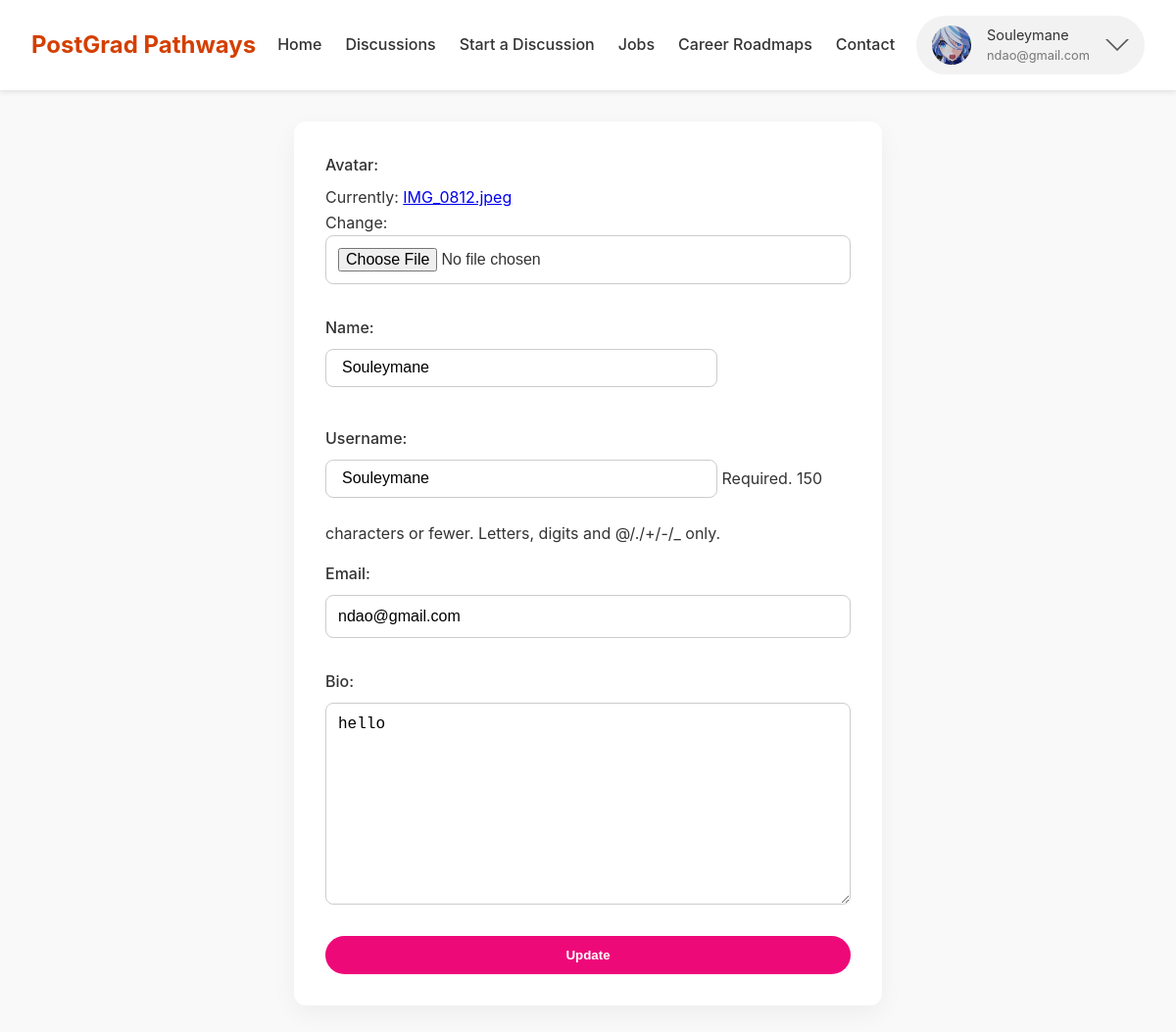
The page /update-user/ (signed in) on the database its author committed.
### base/models.py (models this page shows)
class User(AbstractUser):
    name = models.CharField(max_length=200, null=True)
    email = models.EmailField(unique=True, null=True)
    bio = models.TextField(null=True)
    avatar = models.ImageField(null=True, default="avatar.svg")
    USERNAME_FIELD = 'email'
    REQUIRED_FIELDS = []
    objects = CustomUserManager()  # 👈 Add this line

### base/views.py (the view)
# urls.py: path('update-user/', views.updateUser, name="update-user"),
@login_required(login_url='login')
def updateUser(request):
    user = request.user
    form = UserForm(instance=user)
    if request.method == 'POST':
        form = UserForm(request.POST, request.FILES, instance=user)
        if form.is_valid():
            form.save()
            return redirect('user-profile', pk=user.id)
    return render(request, 'base/update-user.html', {'form': form})

### base/forms.py
class UserForm(ModelForm):
    class Meta:
        model = User
        fields = ['avatar', 'name', 'username', 'email', 'bio']

### base/templates/base/update-user.html (shortened to what this page needs)
{% extends 'base/main.html' %}
{% block content %}
<div class="layout__box update-user">
  <form method="POST" enctype="multipart/form-data">
    {{ form.as_p }}
    <button type="submit" class="btn btn--main">Update</button>
  </form>
</div>
{% endblock %}

### base/templates/base/navbar.html (shortened to what this page needs)
{% load static %}
<header id="navbar">
  <div class="logo">PostGrad Pathways</div>
  <nav>
    <ul>
      <li><a href="{% url 'home' %}">Home</a></li>
      <li><a href="{% url 'rooms' %}">Discussions</a></li>
      <li><a href="{% url 'create-room' %}">Start a Discussion</a></li>
      <li><a href="{% url 'jobs' %}">Jobs</a></li>
      <li><a href="{% url 'career-roadmap-list' %}">Career Roadmaps</a></li>
      <li><a href="#footer">Contact</a></li>
    </ul>
  </nav>
  <div class="header__userContainer">
    {% if request.user.is_authenticated %}
      <div class="header__user" onclick="toggleDropdown()">
        <div class="avatar avatar--medium active">
          <img src="{{ request.user.avatar.url }}" />
        </div>
        <div class="header__userinfo">
          <p>{{ request.user.name|default:request.user.username }}</p>
          <p class="header__email">{{ request.user.email }}</p>
        </div>
        <button class="dropdown-button" type="button">
          <svg xmlns="http://www.w3.org/2000/svg" width="24" height="24" viewBox="0 0 32 32">
            <path d="M16 21l-13-13h-3l16 16 16-16h-3l-13 13z"></path>
          </svg>
        </button>
      </div>
    {% else %}
      <a href="{% url 'login' %}" class="login-button">
        <p>Login</p>
      </a>
    {% endif %}
  </div>
</header>

### static/styles/style.css (style rules this page uses)
* { margin: 0; padding: 0; box-sizing: border-box; }
body { font-family: 'Inter', sans-serif; line-height: 1.6; background: #f9f9f9; color: #333; }
header { position: sticky; top: 0; background: white; display: flex; justify-content: space-between; align-items: center; padding: 1rem 2rem; box-shadow: 0 2px 5px rgba(0,0,0,0.1); z-index: 1000; }
.header__user { display: flex; align-items: center; gap: 1rem; cursor: pointer; position: relative; padding: 0.5rem 1rem; border-radius: 30px; background-color: #f2f2f2; transition: background 0.3s ease; }
.header__userinfo p { margin: 0; font-size: 0.9rem; }
.header__userinfo .header__email { font-size: 0.8rem; color: #777; }
.dropdown-button { background: none; border: none; padding: 0; margin-left: auto; display: flex; align-items: center; cursor: pointer; }
.dropdown-button svg { fill: #555; transition: transform 0.3s; }
.logo { font-weight: bold; font-size: 1.5rem; color: #d43f00; }
nav ul { list-style: none; display: flex; gap: 1.5rem; }
nav a { text-decoration: none; color: #333; font-weight: 500; }
.layout__box { background: white; padding: 2rem; border-radius: 12px; box-shadow: 0 4px 10px rgba(0,0,0,0.05); margin-top: 2rem; }
.layout__box form input[type="text"] { border: 1px solid #ccc; padding: 0.6rem 1rem; border-radius: 8px; width: 100%; max-width: 400px; margin-bottom: 1.5rem; }
.btn--main { background: #ee0979; color: white; padding: 0.75rem; border: none; width: 100%; border-radius: 8px; font-weight: bold; cursor: pointer; transition: background 0.3s ease; }
.btn.btn--main { align-self: center; padding: 0.75rem 2rem; border-radius: 25px; background-color: #ee0979; color: white; font-weight: bold; border: none; cursor: pointer; transition: 0.3s; }
.update-user { background: white; padding: 2rem; border-radius: 12px; max-width: 600px; margin: 2rem auto; box-shadow: 0 8px 24px rgba(0, 0, 0, 0.05); }
.update-user form p { margin-bottom: 1rem; }
.update-user label { font-weight: 500; display: block; margin-bottom: 0.5rem; }
.update-user input, .update-user select, .update-user textarea { width: 100%; padding: 0.75rem; border-radius: 8px; border: 1px solid #ccc; font-size: 1rem; margin-bottom: 1rem; }
.avatar { border-radius: 50%; overflow: hidden; display: inline-block; }
.avatar img { display: block; width: 100%; height: 100%; object-fit: cover; }
.avatar--medium { width: 48px; height: 48px; }
.avatar--medium.active { width: 40px; height: 40px; border-radius: 50%; overflow: hidden; }
.avatar--medium.active img { width: 100%; height: 100%; object-fit: cover; display: block; }

### rows shown on the page
User: user.avatar (picture), user.name "Souleymane", user.email "ndao@gmail.com", name "Souleymane", username "Souleymane", email "ndao@gmail.com", bio "hello"
